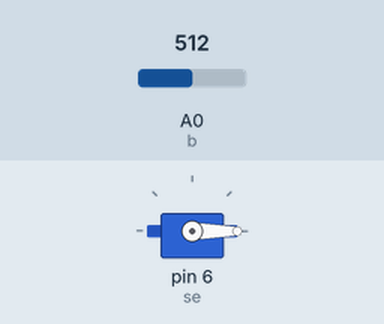
This sketch was run on a simulated Arduino Uno, built with avr-gcc and run on an emulated ATmega328P. Shown: servo. Inputs (shaded band) come from the test bench; at power-on: A0 (b) = 512. What the sketch prints to the serial monitor is not drawn.

Above: at 1.2 s.
1.3 s: A0 (b) set to 0
At 2.3 s:
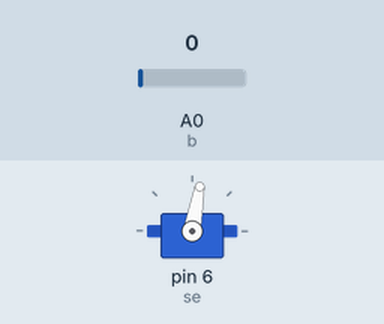
2.8 s: A0 (b) set to 122
At 3.5 s:
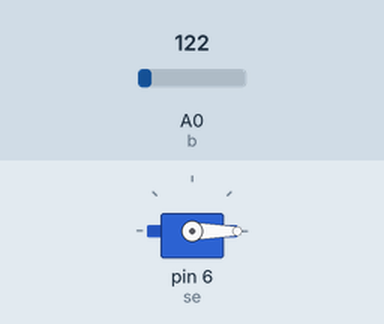
Timing chart, 0 to 5.8 s (numbered marks = the images above; inputs shaded):
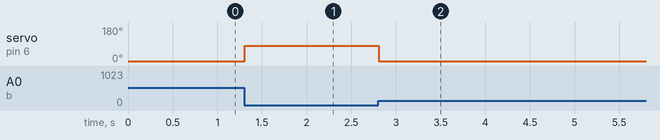

The sketch:

quang_tro.ino
```cpp
#include <Servo.h>
Servo se;
int b = A0;
boolean val =1;
void setup()
{
  se.attach(6);
  pinMode(b,INPUT);
  Serial.begin(9600);


}

void loop()

{
  val=analogRead(b);
  Serial.println(b);
 // delay(1000);
 if (val ==0)
 {
  se.write(80);
 }
 else
 {
   se.write(0);
 }
}
```

Measured:
- after the input at 1.3 s, servo on pin 6 (se): 0° → 80° at once
- after the input at 2.8 s, servo on pin 6 (se): 80° → 0° at once
